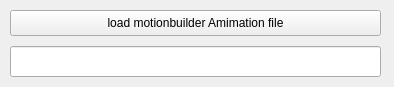
<ui version="4.0" >
 <class>edo_loadMotionBuilderAnimationFileUI</class>
 <widget class="QWidget" name="edo_loadMotionBuilderAnimationFileUI" >
  <property name="geometry" >
   <rect>
    <x>0</x>
    <y>0</y>
    <width>394</width>
    <height>87</height>
   </rect>
  </property>
  <property name="windowTitle" >
   <string>edo_loadMotionBuilderAnimationFileUI</string>
  </property>
  <widget class="QLineEdit" name="mbAnimFileTf" >
   <property name="geometry" >
    <rect>
     <x>10</x>
     <y>46</y>
     <width>371</width>
     <height>31</height>
    </rect>
   </property>
  </widget>
  <widget class="QPushButton" name="loadMotionBuilderAnimFileBt" >
   <property name="geometry" >
    <rect>
     <x>10</x>
     <y>10</y>
     <width>371</width>
     <height>26</height>
    </rect>
   </property>
   <property name="styleSheet" >
    <string notr="true" >font: 75 10pt "System";</string>
   </property>
   <property name="text" >
    <string>load motionbuilder Amimation file</string>
   </property>
  </widget>
 </widget>
 <resources/>
 <connections/>
</ui>
